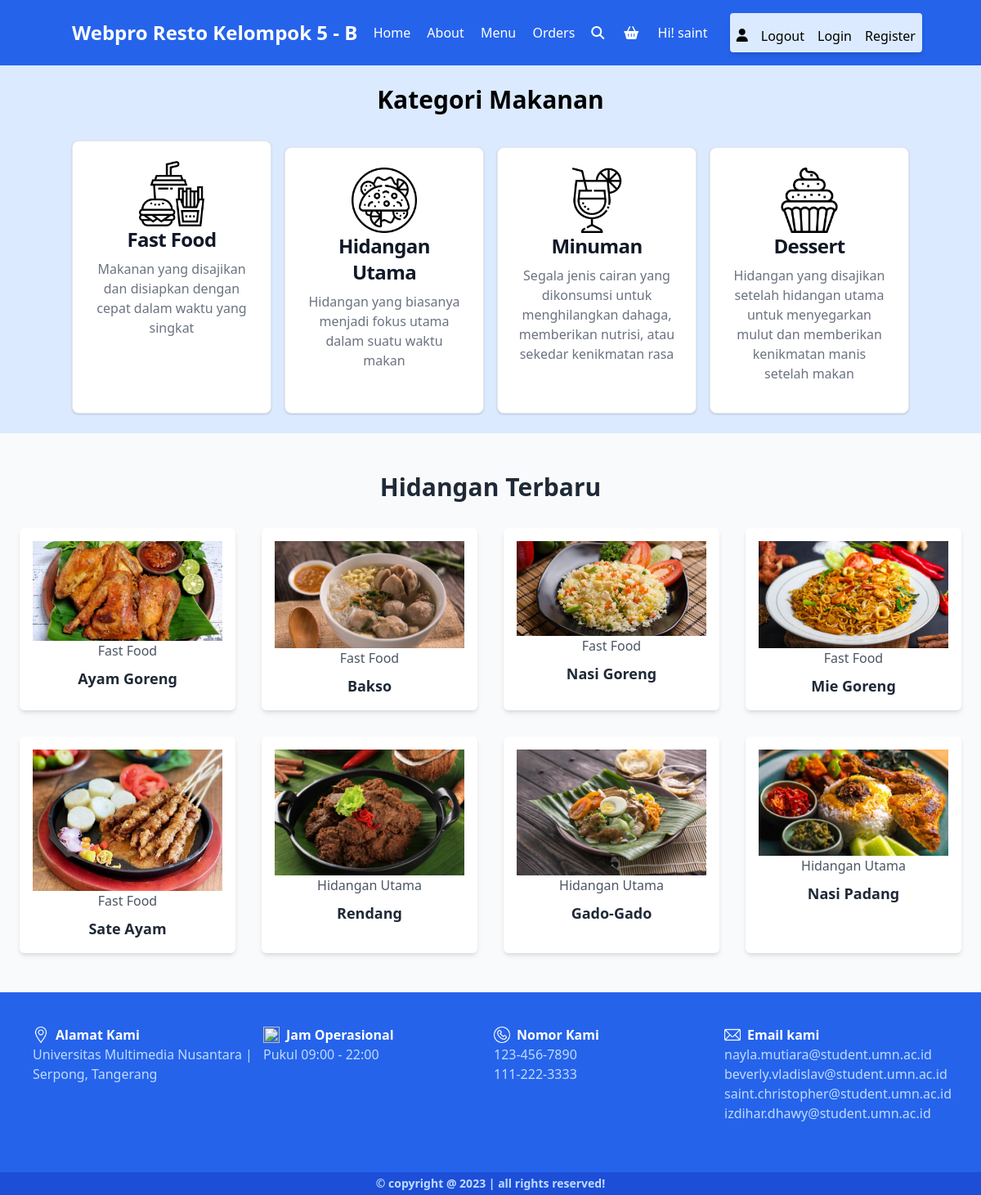
Page /home.php (signed in) on the committed database.
### tables this page shows
CREATE TABLE `users` (
  `id` int(100) NOT NULL,
  `name` varchar(20) NOT NULL,
  `email` varchar(50) NOT NULL,
  `number` varchar(10) NOT NULL,
  `password` varchar(50) NOT NULL,
  `address` varchar(500) NOT NULL
);

CREATE TABLE `products` (
  `id` int(100) NOT NULL,
  `name` varchar(100) NOT NULL,
  `category` varchar(100) NOT NULL,
  `deskripsi` varchar(800) NOT NULL,
  `price` int(10) NOT NULL,
  `image` varchar(100) NOT NULL
);

### home.php (the view, shortened to what this page needs)
<?php
include 'components/connect.php';
if (isset($_SESSION['user_id'])) {
    $user_id = $_SESSION['user_id'];
} else {
    $user_id = '';
};
?>
<!DOCTYPE html>
<html lang="en">
<head>
    <link rel="stylesheet" href="https://cdnjs.cloudflare.com/ajax/libs/font-awesome/6.1.1/css/all.min.css">
    <link href="https://unpkg.com/tailwindcss@^2.2/dist/tailwind.min.css" rel="stylesheet">
</head>
<body class="bg-gray-50 font-sans">
    <?php include 'components/user_header.php'; ?>
    <section class="bg-blue-100 py-6">
        <h1 class="text-3xl font-bold text-center mb-8">Kategori Makanan</h1>
        <div class="container md:mx-auto flex flex-col md:flex-row md:gap-4 space-y-2">
            <a href="category.php?category=Fast Food" class="category-link flex justify-center">
                <div
                    class="max-w-sm p-6 bg-white border border-gray-200 rounded-lg shadow dark:bg-gray-800 dark:border-gray-700 hover:bg-blue-200 transition-all duration-300">
                    <img src="images/cat-1.png" alt="" class="w-20 mx-auto block">
                    <h5 class="mb-2 text-center text-2xl font-semibold tracking-tight text-gray-900 dark:text-white">
                        Fast Food
                    </h5>
                    <p class="mb-3 text-center font-normal text-gray-500 dark:text-gray-400">Makanan yang disajikan dan
                        disiapkan dengan cepat dalam waktu yang singkat</p>
                </div>
            </a>
            <a href="category.php?category=Hidangan Utama" class="category-link flex justify-center">
                <div
                    class="max-w-sm p-6 bg-white border border-gray-200 rounded-lg shadow dark:bg-gray-800 dark:border-gray-700 hover:bg-blue-200 transition-all duration-300">
                    <img src="images/cat-2.png" alt="" class="w-20 mx-auto block">
                    <h5 class="mb-2 text-center text-2xl font-semibold tracking-tight text-gray-900 dark:text-white">
                        Hidangan Utama
                    </h5>
                    <p class="mb-3 text-center font-normal text-gray-500 dark:text-gray-400">Hidangan yang biasanya
                        menjadi fokus utama dalam suatu waktu makan</p>
                </div>
            </a>
            <a href="category.php?category=Minuman" class="category-link flex justify-center">
                <div
                    class="max-w-sm p-6 bg-white border border-gray-200 rounded-lg shadow dark:bg-gray-800 dark:border-gray-700 hover:bg-blue-200 transition-all duration-300">
                    <img src="images/cat-3.png" alt="" class="w-20 mx-auto block">
                    <h5 class="mb-2 text-center text-2xl font-semibold tracking-tight text-gray-900 dark:text-white">
                        Minuman
                    </h5>
                    <p class="mb-3 text-center font-normal text-gray-500 dark:text-gray-400">Segala jenis cairan yang
                        dikonsumsi untuk menghilangkan dahaga, memberikan nutrisi, atau sekedar kenikmatan rasa</p>
                </div>
            </a>
            <a href="category.php?category=Dessert" class="category-link flex justify-center">
                <div
                    class="max-w-sm p-6 bg-white border border-gray-200 rounded-lg shadow dark:bg-gray-800 dark:border-gray-700 hover:bg-blue-200 transition-all duration-300">
                    <img src="images/cat-4.png" alt="" class="w-20 mx-auto block">
                    <h5 class="mb-2 text-center text-2xl font-semibold tracking-tight text-gray-900 dark:text-white">
                        Dessert
                    </h5>
                    <p class="mb-3 text-center font-normal text-gray-500 dark:text-gray-400">Hidangan yang disajikan
                        setelah hidangan utama untuk menyegarkan mulut dan memberikan kenikmatan manis setelah makan</p>
                </div>
            </a>
        </div>
    </section>
    <section class="text-center py-12 px-6">
        <h1 class="text-3xl font-bold text-gray-800 mb-8">Hidangan Terbaru</h1>
        <div class="grid grid-cols-1 sm:grid-cols-2 md:grid-cols-3 lg:grid-cols-4 gap-8">
            <?php
            $select_products = $conn->prepare("SELECT * FROM `products` LIMIT 8");
            $select_products->execute();
            if ($select_products->rowCount() > 0) {
                while ($fetch_products = $select_products->fetch(PDO::FETCH_ASSOC)) {
                    ?>
            <form action="" method="post" class="relative bg-white p-4 shadow-md rounded-md">
                <img src="resto-images/<?= $fetch_products['image']; ?>" alt="">
                <a href="category.php?category=<?= $fetch_products['category']; ?>" class="text-gray-600">
                    <?= $fetch_products['category']; ?>
                </a>
                <div class="text-lg font-semibold text-gray-800 mt-2"><?= $fetch_products['name']; ?></div>
            </form>
            <?php
                }
            } else {
                echo '<p class="text-2xl text-gray-800">No products added yet!</p>';
            }
            ?>
        </div>
    </section>
    <?php include 'components/footer.php'; ?>
</body>
</html>

### components/user_header.php (shortened to what this page needs)
<header class="bg-blue-600 p-4">
    <section class="container mx-auto flex items-center justify-between">
        <a href="home.php" class="text-2xl font-bold text-white">Webpro Resto Kelompok 5 - B</a>
        <div class="hidden md:flex md:items-center">
            <nav class="text-center md:text-left">
                <a href="home.php" class="text-white hover:underline p-2 text-sm md:text-base">Home</a>
                <a href="about.php" class="text-white hover:underline p-2 text-sm md:text-base">About</a>
                <a href="menu.php" class="text-white hover:underline p-2 text-sm md:text-base">Menu</a>
                <a href="orders.php" class="text-white hover:underline p-2 text-sm md:text-base">Orders</a>
            </nav>
            <a href="search.php" class="text-white hover:text-gray-200 p-3"><i class="fas fa-search"></i></a>
            <a href="cart.php" class="text-white hover:text-gray-200 p-3"><i class="fa fa-shopping-basket"></i></a>
        </div>
        <?php
        if (isset($user_id) && !empty($user_id)) {
            $select_profile = $conn->prepare("SELECT * FROM `users` WHERE id = ?");
            $select_profile->execute([$user_id]);
            if ($select_profile->rowCount() > 0) {
                $fetch_profile = $select_profile->fetch(PDO::FETCH_ASSOC);
                echo '<p class="text-white hidden sm:block">Hi! ' . $fetch_profile['name'] . '</p>';
            }
        }
        ?>
        <div id="userDropdown"
            class="relative right-1 left-4 hidden sm:flex md:flex sm:flex-col md:flex-row md:items-center sm:space-y-2 md:space-x-4 bg-blue-100 text-black rounded shadow-md p-2">
            <a href="profile.php" class="hover:underline md:pt-1.5"><i class="fas fa-user alt"></i></a>
            <a href="components/user_logout.php" onclick="return confirm('Logout from this website?');"
                class="text-red hover:underline ">Logout</a>
            <a href="login.php" class="hover:underline">Login</a>
            <a href="register.php" class="hover:underline">Register</a>
        </div>
    </section>
</header>

### rows in the picture
users: name "saint"
products: image (picture), category "Fast Food", name "Ayam Goreng"
products: image (picture), category "Fast Food", name "Bakso"
products: image (picture), category "Fast Food", name "Nasi Goreng"
products: image (picture), category "Fast Food", name "Mie Goreng"
products: image (picture), category "Fast Food", name "Sate Ayam"
products: image (picture), category "Hidangan Utama", name "Rendang"
products: image (picture), category "Hidangan Utama", name "Gado-Gado"
products: image (picture), category "Hidangan Utama", name "Nasi Padang"
